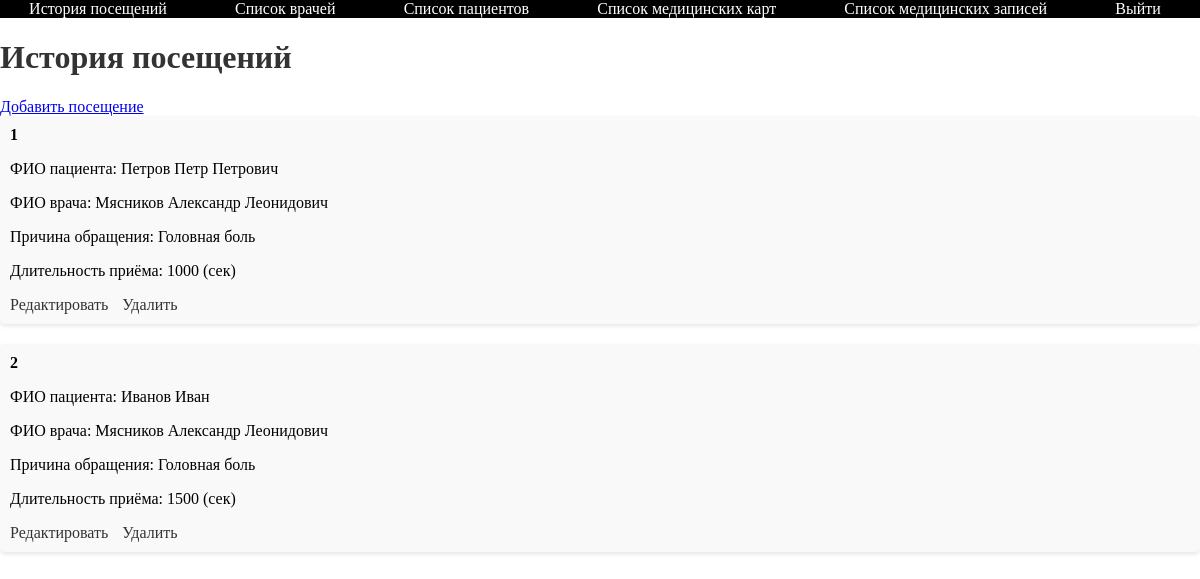
Screenshot of /visits/ with the database file from the repository.
### clinic/models.py (models this page shows)
class Visit(models.Model):
    patient = models.ForeignKey(Patient, on_delete=models.CASCADE)
    doctor = models.ForeignKey(Doctor, on_delete=models.CASCADE)
    reason = models.CharField(max_length=255)
    duration = models.IntegerField()

class Patient(models.Model):
    full_name = models.CharField(max_length=255)
    phone_number = models.CharField(max_length=20)
    preferred_doctors = models.ManyToManyField('Doctor', through='PreferredDoctor', related_name='preferred_patients')

class Doctor(models.Model):
    full_name = models.CharField(max_length=255)
    specialty = models.CharField(max_length=255)
    room_number = models.CharField(max_length=10)

### clinic/views.py (the view)
# urls.py: path('visits/', VisitListView.as_view(), name='visit_list'),
class VisitListView(ListView):
    model = Visit
    template_name = 'visit_list.html'
    context_object_name = 'visits'

### clinic/templates/visit_list.html (shortened to what this page needs)
<html>
<head>
</head>
<body>
  <ul>
    <li><a href="{% url 'visit_list' %}">История посещений</a></li>
    <li><a href="{% url 'doctor_list' %}">Список врачей</a></li>
    <li><a href="{% url 'patient_list' %}">Список пациентов</a></li>
    <li><a href="{% url 'medicalcard_list' %}">Список медицинских карт</a></li>
    <li><a href="{% url 'medicalrecord_list' %}">Список медицинских записей</a></li>
    <li><a class="btn btn-primary" href="{% url 'logout' %}">Выйти</a></li>
  </ul>
  <h1>История посещений</h1>
  <a href="{% url 'visit_create' %}">Добавить посещение</a>
  {% for visit in visits %}
  <div class="visit-block">
    <strong>{{ visit.id }}</strong>
    <p>ФИО пациента: {{ visit.patient.full_name }}</p>
    <p>ФИО врача: {{ visit.doctor.full_name }}</p>
    <p>Причина обращения: {{ visit.reason }}</p>
    <p>Длительность приёма: {{ visit.duration }} (сек)</p>
    <a href="{% url 'visit_update' pk=visit.pk %}">Редактировать</a>
    <a href="{% url 'visit_delete' pk=visit.pk %}">Удалить</a>
  </div>
  {% endfor %}
</body>
</html>

### clinic/templates/visit_list.html (style rules this page uses)
body { margin: 0; padding: 0; }
ul { list-style-type: none; margin: 0; padding: 0; background-color: black; display: flex; justify-content: space-around; }
ul li { display: inline; margin-right: 10px; }
ul li a { text-decoration: none; color: white; padding: 10px 20px; }
h1 { color: #333; }
.visit-block { background-color: #f9f9f9; border-radius: 5px; box-shadow: 0 2px 4px rgba(0, 0, 0, 0.1); padding: 10px; margin-bottom: 20px; }
.visit-block strong { font-weight: bold; }
.visit-block a { margin-right: 10px; text-decoration: none; color: #333; }

### rows the page displays
Visit: id "1", patient.full_name "Петров Петр Петрович", doctor.full_name "Мясников Александр Леонидович", reason "Головная боль", duration "1000"
Visit: id "2", patient.full_name "Иванов Иван", doctor.full_name "Мясников Александр Леонидович", reason "Головная боль", duration "1500"
